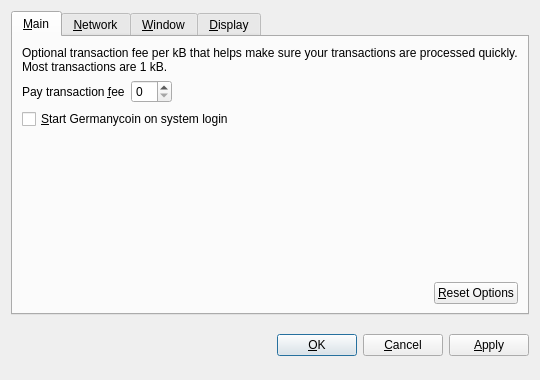
<?xml version="1.0" encoding="UTF-8"?>
<ui version="4.0">
 <class>OptionsDialog</class>
 <widget class="QDialog" name="OptionsDialog">
  <property name="geometry">
   <rect>
    <x>0</x>
    <y>0</y>
    <width>540</width>
    <height>380</height>
   </rect>
  </property>
  <property name="windowTitle">
   <string>Options</string>
  </property>
  <property name="modal">
   <bool>true</bool>
  </property>
  <layout class="QVBoxLayout" name="verticalLayout">
   <item>
    <widget class="QTabWidget" name="tabWidget">
     <property name="tabPosition">
      <enum>QTabWidget::North</enum>
     </property>
     <property name="currentIndex">
      <number>0</number>
     </property>
     <widget class="QWidget" name="tabMain">
      <attribute name="title">
       <string>&amp;Main</string>
      </attribute>
      <layout class="QVBoxLayout" name="verticalLayout_Main">
       <item>
        <widget class="QLabel" name="transactionFeeInfoLabel">
         <property name="text">
          <string>Optional transaction fee per kB that helps make sure your transactions are processed quickly. Most transactions are 1 kB.</string>
         </property>
         <property name="textFormat">
          <enum>Qt::PlainText</enum>
         </property>
         <property name="wordWrap">
          <bool>true</bool>
         </property>
        </widget>
       </item>
       <item>
        <layout class="QHBoxLayout" name="horizontalLayout_1_Main">
         <item>
          <widget class="QLabel" name="transactionFeeLabel">
           <property name="text">
            <string>Pay transaction &amp;fee</string>
           </property>
           <property name="textFormat">
            <enum>Qt::PlainText</enum>
           </property>
           <property name="buddy">
            <cstring>transactionFee</cstring>
           </property>
          </widget>
         </item>
         <item>
          <widget class="BitcoinAmountField" name="transactionFee"/>
         </item>
         <item>
          <spacer name="horizontalSpacer_1_Main">
           <property name="orientation">
            <enum>Qt::Horizontal</enum>
           </property>
           <property name="sizeHint" stdset="0">
            <size>
             <width>40</width>
             <height>20</height>
            </size>
           </property>
          </spacer>
         </item>
        </layout>
       </item>
       <item>
        <widget class="QCheckBox" name="bitcoinAtStartup">
         <property name="toolTip">
          <string>Automatically start Germanycoin after logging in to the system.</string>
         </property>
         <property name="text">
          <string>&amp;Start Germanycoin on system login</string>
         </property>
        </widget>
       </item>
       <item>
        <spacer name="verticalSpacer_Main">
         <property name="orientation">
          <enum>Qt::Vertical</enum>
         </property>
         <property name="sizeHint" stdset="0">
          <size>
           <width>20</width>
           <height>40</height>
          </size>
         </property>
        </spacer>
       </item>
       <item>
        <layout class="QHBoxLayout" name="horizontalLayout_2_Main">
         <item>
          <spacer name="horizontalSpacer_2_Main">
           <property name="orientation">
            <enum>Qt::Horizontal</enum>
           </property>
           <property name="sizeHint" stdset="0">
            <size>
             <width>40</width>
             <height>20</height>
            </size>
           </property>
          </spacer>
         </item>
         <item>
          <widget class="QPushButton" name="resetButton">
           <property name="toolTip">
            <string>Reset all client options to default.</string>
           </property>
           <property name="text">
            <string>&amp;Reset Options</string>
           </property>
           <property name="autoDefault">
            <bool>false</bool>
           </property>
          </widget>
         </item>
        </layout>
       </item>
      </layout>
     </widget>
     <widget class="QWidget" name="tabNetwork">
      <attribute name="title">
       <string>&amp;Network</string>
      </attribute>
      <layout class="QVBoxLayout" name="verticalLayout_Network">
       <item>
        <widget class="QCheckBox" name="mapPortUpnp">
         <property name="toolTip">
          <string>Automatically open the Germanycoin client port on the router. This only works when your router supports UPnP and it is enabled.</string>
         </property>
         <property name="text">
          <string>Map port using &amp;UPnP</string>
         </property>
        </widget>
       </item>
       <item>
        <widget class="QCheckBox" name="connectSocks">
         <property name="toolTip">
          <string>Connect to the Germanycoin network through a SOCKS proxy (e.g. when connecting through Tor).</string>
         </property>
         <property name="text">
          <string>&amp;Connect through SOCKS proxy:</string>
         </property>
        </widget>
       </item>
       <item>
        <layout class="QHBoxLayout" name="horizontalLayout_Network">
         <item>
          <widget class="QLabel" name="proxyIpLabel">
           <property name="text">
            <string>Proxy &amp;IP:</string>
           </property>
           <property name="textFormat">
            <enum>Qt::PlainText</enum>
           </property>
           <property name="buddy">
            <cstring>proxyIp</cstring>
           </property>
          </widget>
         </item>
         <item>
          <widget class="QValidatedLineEdit" name="proxyIp">
           <property name="maximumSize">
            <size>
             <width>140</width>
             <height>16777215</height>
            </size>
           </property>
           <property name="toolTip">
            <string>IP address of the proxy (e.g. 127.0.0.1)</string>
           </property>
          </widget>
         </item>
         <item>
          <widget class="QLabel" name="proxyPortLabel">
           <property name="text">
            <string>&amp;Port:</string>
           </property>
           <property name="textFormat">
            <enum>Qt::PlainText</enum>
           </property>
           <property name="buddy">
            <cstring>proxyPort</cstring>
           </property>
          </widget>
         </item>
         <item>
          <widget class="QLineEdit" name="proxyPort">
           <property name="maximumSize">
            <size>
             <width>55</width>
             <height>16777215</height>
            </size>
           </property>
           <property name="toolTip">
            <string>Port of the proxy (e.g. 9050)</string>
           </property>
          </widget>
         </item>
         <item>
          <widget class="QLabel" name="socksVersionLabel">
           <property name="text">
            <string>SOCKS &amp;Version:</string>
           </property>
           <property name="textFormat">
            <enum>Qt::PlainText</enum>
           </property>
           <property name="buddy">
            <cstring>socksVersion</cstring>
           </property>
          </widget>
         </item>
         <item>
          <widget class="QValueComboBox" name="socksVersion">
           <property name="toolTip">
            <string>SOCKS version of the proxy (e.g. 5)</string>
           </property>
          </widget>
         </item>
         <item>
          <spacer name="horizontalSpacer_Network">
           <property name="orientation">
            <enum>Qt::Horizontal</enum>
           </property>
           <property name="sizeHint" stdset="0">
            <size>
             <width>40</width>
             <height>20</height>
            </size>
           </property>
          </spacer>
         </item>
        </layout>
       </item>
       <item>
        <spacer name="verticalSpacer_Network">
         <property name="orientation">
          <enum>Qt::Vertical</enum>
         </property>
         <property name="sizeHint" stdset="0">
          <size>
           <width>20</width>
           <height>40</height>
          </size>
         </property>
        </spacer>
       </item>
      </layout>
     </widget>
     <widget class="QWidget" name="tabWindow">
      <attribute name="title">
       <string>&amp;Window</string>
      </attribute>
      <layout class="QVBoxLayout" name="verticalLayout_Window">
       <item>
        <widget class="QCheckBox" name="minimizeToTray">
         <property name="toolTip">
          <string>Show only a tray icon after minimizing the window.</string>
         </property>
         <property name="text">
          <string>&amp;Minimize to the tray instead of the taskbar</string>
         </property>
        </widget>
       </item>
       <item>
        <widget class="QCheckBox" name="minimizeOnClose">
         <property name="toolTip">
          <string>Minimize instead of exit the application when the window is closed. When this option is enabled, the application will be closed only after selecting Quit in the menu.</string>
         </property>
         <property name="text">
          <string>M&amp;inimize on close</string>
         </property>
        </widget>
       </item>
       <item>
        <spacer name="verticalSpacer_Window">
         <property name="orientation">
          <enum>Qt::Vertical</enum>
         </property>
         <property name="sizeHint" stdset="0">
          <size>
           <width>20</width>
           <height>40</height>
          </size>
         </property>
        </spacer>
       </item>
      </layout>
     </widget>
     <widget class="QWidget" name="tabDisplay">
      <attribute name="title">
       <string>&amp;Display</string>
      </attribute>
      <layout class="QVBoxLayout" name="verticalLayout_Display">
       <item>
        <layout class="QHBoxLayout" name="horizontalLayout_1_Display">
         <item>
          <widget class="QLabel" name="langLabel">
           <property name="text">
            <string>User Interface &amp;language:</string>
           </property>
           <property name="textFormat">
            <enum>Qt::PlainText</enum>
           </property>
           <property name="buddy">
            <cstring>lang</cstring>
           </property>
          </widget>
         </item>
         <item>
          <widget class="QValueComboBox" name="lang">
           <property name="toolTip">
            <string>The user interface language can be set here. This setting will take effect after restarting Germanycoin.</string>
           </property>
          </widget>
         </item>
        </layout>
       </item>
       <item>
        <layout class="QHBoxLayout" name="horizontalLayout_2_Display">
         <item>
          <widget class="QLabel" name="unitLabel">
           <property name="text">
            <string>&amp;Unit to show amounts in:</string>
           </property>
           <property name="textFormat">
            <enum>Qt::PlainText</enum>
           </property>
           <property name="buddy">
            <cstring>unit</cstring>
           </property>
          </widget>
         </item>
         <item>
          <widget class="QValueComboBox" name="unit">
           <property name="toolTip">
            <string>Choose the default subdivision unit to show in the interface and when sending coins.</string>
           </property>
          </widget>
         </item>
        </layout>
       </item>
       <item>
        <widget class="QCheckBox" name="displayAddresses">
         <property name="toolTip">
          <string>Whether to show Germanycoin addresses in the transaction list or not.</string>
         </property>
         <property name="text">
          <string>&amp;Display addresses in transaction list</string>
         </property>
        </widget>
       </item>
       <item>
        <widget class="QCheckBox" name="coinControlFeatures">
         <property name="toolTip">
          <string>Whether to show coin control features or not.</string>
         </property>
         <property name="text">
          <string>Display coin &amp;control features (experts only!)</string>
         </property>
        </widget>
       </item>
       <item>
        <spacer name="verticalSpacer_Display">
         <property name="orientation">
          <enum>Qt::Vertical</enum>
         </property>
         <property name="sizeHint" stdset="0">
          <size>
           <width>20</width>
           <height>40</height>
          </size>
         </property>
        </spacer>
       </item>
      </layout>
     </widget>
    </widget>
   </item>
   <item>
    <layout class="QHBoxLayout" name="horizontalLayout_Buttons">
     <item>
      <spacer name="horizontalSpacer_1">
       <property name="orientation">
        <enum>Qt::Horizontal</enum>
       </property>
       <property name="sizeHint" stdset="0">
        <size>
         <width>40</width>
         <height>48</height>
        </size>
       </property>
      </spacer>
     </item>
     <item>
      <widget class="QLabel" name="statusLabel">
       <property name="font">
        <font>
         <weight>75</weight>
         <bold>true</bold>
        </font>
       </property>
       <property name="text">
        <string/>
       </property>
       <property name="textFormat">
        <enum>Qt::PlainText</enum>
       </property>
       <property name="wordWrap">
        <bool>true</bool>
       </property>
      </widget>
     </item>
     <item>
      <spacer name="horizontalSpacer_2">
       <property name="orientation">
        <enum>Qt::Horizontal</enum>
       </property>
       <property name="sizeHint" stdset="0">
        <size>
         <width>40</width>
         <height>48</height>
        </size>
       </property>
      </spacer>
     </item>
     <item>
      <widget class="QPushButton" name="okButton">
       <property name="text">
        <string>&amp;OK</string>
       </property>
      </widget>
     </item>
     <item>
      <widget class="QPushButton" name="cancelButton">
       <property name="text">
        <string>&amp;Cancel</string>
       </property>
       <property name="autoDefault">
        <bool>false</bool>
       </property>
      </widget>
     </item>
     <item>
      <widget class="QPushButton" name="applyButton">
       <property name="text">
        <string>&amp;Apply</string>
       </property>
       <property name="autoDefault">
        <bool>false</bool>
       </property>
      </widget>
     </item>
    </layout>
   </item>
  </layout>
 </widget>
 <customwidgets>
  <customwidget>
   <class>BitcoinAmountField</class>
   <extends>QSpinBox</extends>
   <header>bitcoinamountfield.h</header>
  </customwidget>
  <customwidget>
   <class>QValueComboBox</class>
   <extends>QComboBox</extends>
   <header>qvaluecombobox.h</header>
  </customwidget>
  <customwidget>
   <class>QValidatedLineEdit</class>
   <extends>QLineEdit</extends>
   <header>qvalidatedlineedit.h</header>
  </customwidget>
 </customwidgets>
 <resources/>
 <connections/>
</ui>
